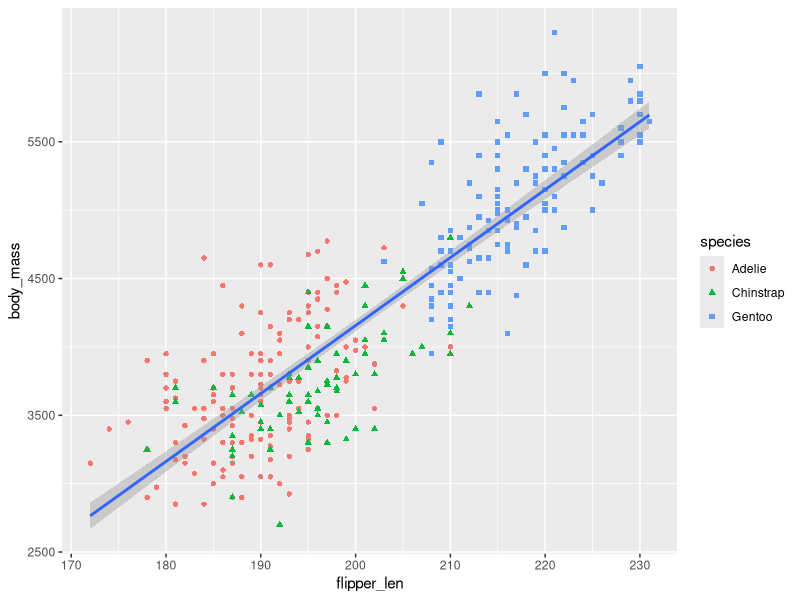
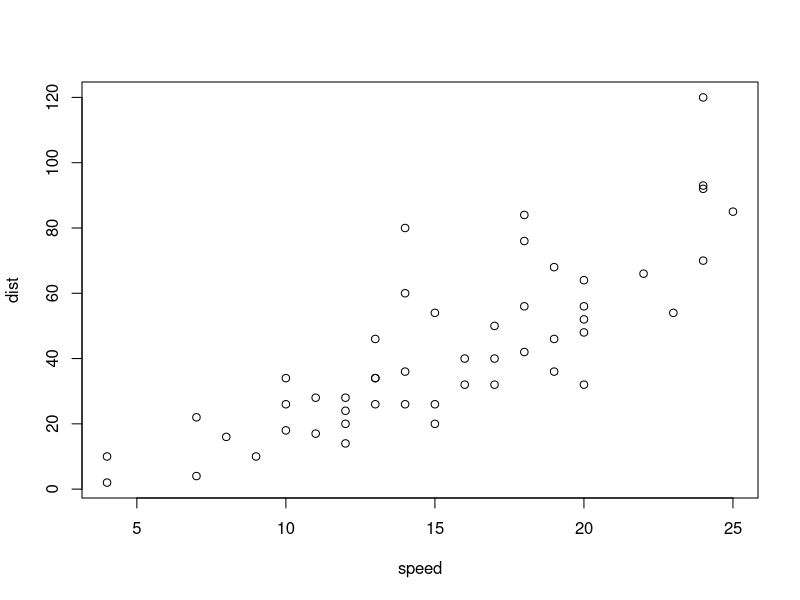

Here is the R script that generated these plots, in order:
## ---- chunk 1
# libs to import
library(tidyverse)

# Performing experiments with penguins dataset

# Would usually use glimpse(), but in RStudio use View()
# View(penguins)
head(penguins) #first few lines

# Verify device is still active
dev.cur()

# Goal: find the correlation between body mass (g) and flipper length.

# Utilizing ggplot() for blank graph (canvas)
# mapping argument -> always defined in aes() function
# aes() function specify which variables to map to x & y axes

# We can also color code different traits in a table -> scaling

ggplot(data = penguins, mapping = aes(x = flipper_len, y = body_mass)) + 
  geom_point(mapping = aes(color = species, shape = species)) + # adds points to plot
  #creates scatterplot, mapping different shape and color to each species.
  geom_smooth(method = "lm") #linear regression



## ---- chunk 2
plot(cars)
